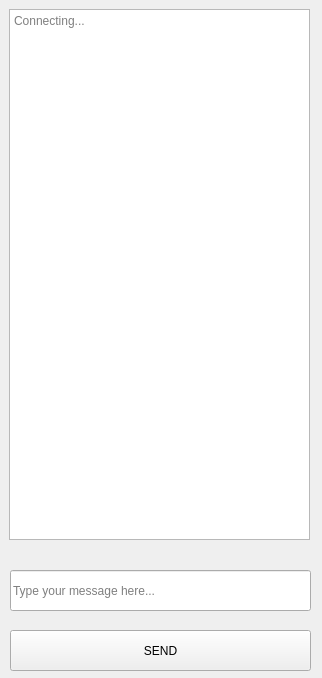
<?xml version="1.0" encoding="UTF-8"?>
<ui version="4.0">
 <class>MainWindow</class>
 <widget class="QMainWindow" name="MainWindow">
  <property name="geometry">
   <rect>
    <x>0</x>
    <y>0</y>
    <width>322</width>
    <height>678</height>
   </rect>
  </property>
  <property name="windowTitle">
   <string>MainWindow</string>
  </property>
  <widget class="QWidget" name="centralwidget">
   <widget class="QPlainTextEdit" name="message_box">
    <property name="geometry">
     <rect>
      <x>9</x>
      <y>9</y>
      <width>301</width>
      <height>531</height>
     </rect>
    </property>
    <property name="readOnly">
     <bool>true</bool>
    </property>
    <property name="placeholderText">
     <string>Connecting...</string>
    </property>
   </widget>
   <widget class="QPushButton" name="message_button">
    <property name="geometry">
     <rect>
      <x>10</x>
      <y>630</y>
      <width>301</width>
      <height>41</height>
     </rect>
    </property>
    <property name="text">
     <string>SEND</string>
    </property>
   </widget>
   <widget class="QLineEdit" name="message_input">
    <property name="geometry">
     <rect>
      <x>10</x>
      <y>570</y>
      <width>301</width>
      <height>41</height>
     </rect>
    </property>
    <property name="placeholderText">
     <string>Type your message here...</string>
    </property>
   </widget>
  </widget>
 </widget>
 <resources/>
 <connections/>
</ui>
